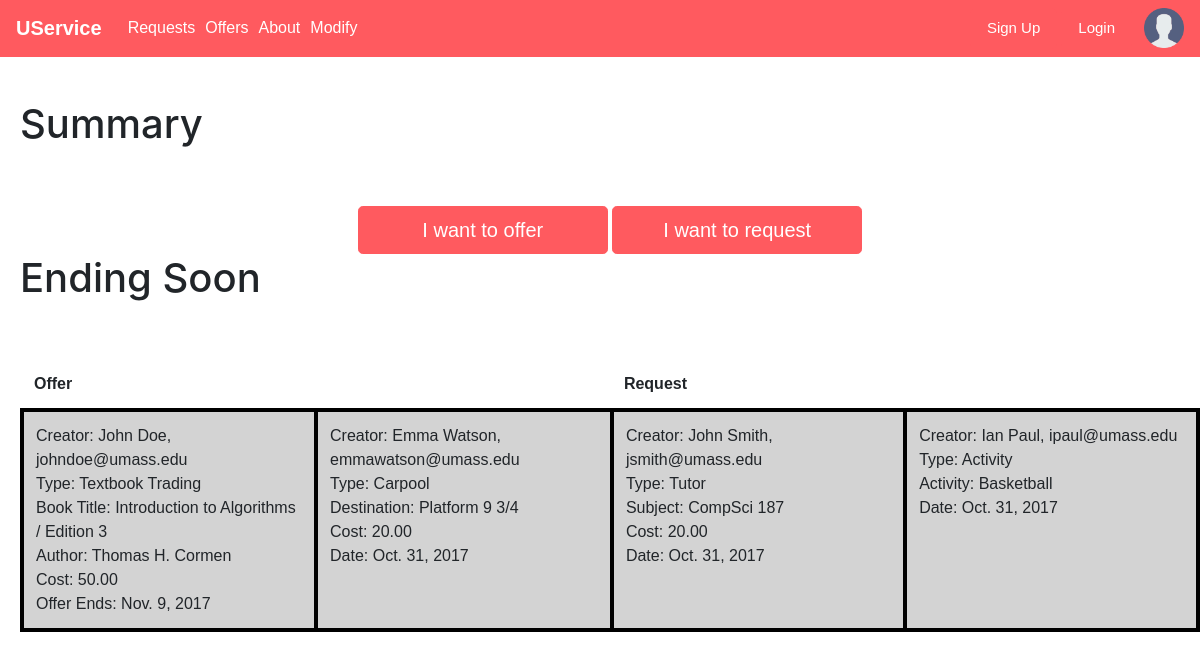
Page /USERVICE/ on the committed database.
### USERVICE/models.py (models this page shows, shortened)
class Profile(models.Model):
    user = models.ForeignKey(User, on_delete=models.SET_NULL, null=True)
    review = models.CharField(max_length=500, help_text="Review")
    RATING = (
        ('vb', 'Very Bad'),
        ('b', 'Bad'),
        ('g', 'Good'),
        ('vg', 'Very Good'),
    )
    rating = models.CharField(max_length=1, choices=RATING, blank=True, default='vb', help_text='Rate Me')
    def __str__(self):
        return '%s' % (self.user)

class User(models.Model):
    name = models.CharField(max_length=100, help_text="Name")
    email = models.CharField(max_length=100, help_text="Email")
    password = models.CharField(max_length=10, help_text="Password")
    def __str__(self):
        return '%s, %s' % (self.name, self.email)

class Textbook_Trading(models.Model):
    title = models.CharField(max_length=200)
    author = models.CharField(max_length=200)
    description = models.TextField(max_length=1000, help_text="Enter a brief description of the book")
    creator=models.ForeignKey(Profile,on_delete=models.SET_NULL,null=True)
    date=models.DateField(null=True,blank=True)
    cost=models.DecimalField(max_digits=4,decimal_places=2,default=Decimal('0.00'))
    request=models.BooleanField(default=False)
    offer=models.BooleanField(default=False)

class Carpool(models.Model):
    title = models.CharField(max_length=200)
    creator = models.ForeignKey(Profile, on_delete=models.SET_NULL, null=True)
    description = models.TextField(max_length=1000, help_text="Enter a brief desciption of the service")
    destination = models.CharField(max_length=200)
    date = models.DateField(null=True, blank=True)
    cost = models.DecimalField(max_digits=4, decimal_places=2, default=Decimal('0.00'))
    request = models.BooleanField(default=False)
    offer = models.BooleanField(default=False)

class Tutor(models.Model):
    title = models.CharField(max_length=200, help_text="Enter a tutor service title" )
    creator = models.ForeignKey(Profile, on_delete=models.SET_NULL, null=True)
    description = models.TextField(max_length=1000, help_text = "Enter a brief description of the tutor")
    date = models.DateField(null=True, blank=True)
    cost = models.DecimalField(max_digits=6, decimal_places=2, help_text="Enter the of each tutor session")
    subject = models.TextField(max_length=100, help_text="Enter the subject")
    request = models.BooleanField(default=False)
    offer = models.BooleanField(default=False)

class Activity(models.Model):
    title = models.CharField(max_length=200, help_text="Enter a Title")
    creator = models.ForeignKey(Profile, on_delete=models.SET_NULL, null=True)
    description = models.TextField(max_length=1000, help_text="Enter a brief description of the book")
    date = models.DateField(null=True, blank=True)
    activity = models.CharField(max_length=200, help_text="Enter an activity")
    request = models.BooleanField(default=False)
    offer = models.BooleanField(default=False)

### USERVICE/views.py (the view)
def home(request):
    cName = Carpool.objects.all()[:1].get().creator
    cType = "Carpool"
    cDestin = Carpool.objects.all()[:1].get().destination
    cCost = Carpool.objects.all()[:1].get().cost
    cDate = Carpool.objects.all()[:1].get().date
    tName = Textbook_Trading.objects.all()[:1].get().creator
    tType = "Textbook Trading"
    tTitle = Textbook_Trading.objects.all()[:1].get().title
    tAuthor = Textbook_Trading.objects.all()[:1].get().author
    tCost = Textbook_Trading.objects.all()[:1].get().cost
    tDate = Textbook_Trading.objects.all()[:1].get().date
    tuName = Tutor.objects.all()[:1].get().creator
    tuType = "Tutor"
    tuSubject = Tutor.objects.all()[:1].get().subject
    tuCost = Tutor.objects.all()[:1].get().cost
    tuDate = Tutor.objects.all()[:1].get().date
    aName = Activity.objects.all()[:1].get().creator
    aType = "Activity"
    aAct = Activity.objects.all()[:1].get().activity
    aDate = Activity.objects.all()[:1].get().date
    return render(
        request,
        'home.html',
        context={'cName': cName, 'cType': cType, "cDestin": cDestin, "cCost": cCost, "cDate": cDate,
        'tName': tName, 'tType':tType, 'tTitle':tTitle, 'tAuthor':tAuthor, 'tCost':tCost, 'tDate':tDate,
        'tuName': tuName, 'tuType': tuType, 'tuSubject': tuSubject, 'tuCost':tuCost,'tuDate':tuDate,
        'aName': aName, 'aType': aType, 'aAct': aAct, 'aDate': aDate},
    )

### USERVICE/templates/home.html (shortened to what this page needs)
{% extends "base_generic.html" %}
{% block extra_head %}
{% load static %}
<link rel="stylesheet" href="{% static 'css/home.css' %}">
{% endblock %}
{% block content %}
  	<h1>Summary</h1>
  	<div class="wrapper">
  		<button type="button" class="btn btn-info btn-lg" id="myBtn"><a id="offerBtn" href="{% url 'searchrequest' %}">I want to offer</a></button>
  		<button type="button" class="btn btn-info btn-lg" id="myBtn"><a id="requestBtn" href="{% url 'searchoffer' %}">I want to request</a></button>
  	</div>
  	<h1 class="table-heading">Ending Soon</h1>
    <table class='table table-borderless'>
      <thead>
        <tr>
          <th colspan="2" scope="col">Offer</th>
          <th colspan="2" scope="col">Request</th>
        </tr>
      </thead>
      <tbody>
        <tr>
          <td>
          Creator: {{tName}}<br />
          Type: {{tType}}<br />
          Book Title: {{tTitle}}<br />
          Author: {{tAuthor}}<br/>
          Cost: {{tCost}}<br />
          Offer Ends: {{tDate}}<br />
          </td></a>
          <td>
          Creator: {{cName}}<br />
          Type: {{cType}}<br />
          Destination: {{cDestin}}<br />
          Cost: {{cCost}}<br />
          Date: {{cDate}}<br />
          </td>
          <td>
          Creator: {{tuName}}<br />
          Type: {{tuType}}<br />
          Subject: {{tuSubject}}<br />
          Cost: {{tuCost}}<br />
          Date: {{tuDate}}<br />
          </td>
          <td>
          Creator: {{aName}}<br />
          Type: {{aType}}<br />
          Activity: {{aAct}}<br />
          Date: {{aDate}}<br />
          </td>
        </tr>
      </tbody>
    </table>
{% endblock %}

### USERVICE/templates/base_generic.html (shortened to what this page needs)
<!DOCTYPE html>
<html lang="en">
<head>
    <link rel="stylesheet" href="https://maxcdn.bootstrapcdn.com/bootstrap/4.0.0-beta/css/bootstrap.min.css">
    {% load static %}
    <link rel="stylesheet" href="{% static 'css/navbar.css' %}">
    {% block extra_head %}{% endblock %}
  </head>
  <div id='navbar' class='navbar nav-bar-expand-md navbar-dark fixed-top bg-dark'>
      <a href="{% url 'home' %}" class='navbar-brand'>UService</a>
      <ul class="navbar-nav mr-auto">
          <li class="nav-item active">
    <a href="{% url 'searchrequest' %}" class="nav-link">
                  Requests
    </a>
          </li>
  <li class="nav-item active">
    <a href="{% url 'searchoffer' %}" class="nav-link">
                  Offers
    </a>
  </li>
          <li class="nav-item active">
              <a href="{% url 'about' %}" class="nav-link">
                  About
    </a>
          </li>
  <li class="nav-item active">
    <a href="{% url 'edit' %}" class="nav-link">
                  Modify
    </a>
  </li>
      </ul>
      <ul class="nav navbar-nav navbar-right">
          <button type="button" class="btn btn-info btn-lg" id="myBtn">Sign Up</button>
      </ul>
      <ul class="nav navbar-nav navbar-right">
          <button type="button" class="btn btn-info btn-lg" id="myBtn2">
          {% if user.is_authenticated %}
            <a href="{% url 'logout'%}?next={{request.path}}">Logout</a>
          {% else %}
            <a href="{% url 'login'%}?next={{request.path}}">Login</a>
          {% endif %}
          </button>
      </ul>
      <ul class="nav navbar-nav navbar-right">
          <li class="nav-item active">
              <a href="{% url 'profile' %}" class="navbar-right"><img src="{% static 'image/blankprofile.png' %}" style="width:40px;height:40px;"></a>
          </li>
      </ul>
  </div>
  {% block js %}
      {% load static %}
  {% endblock %}
  <body>
    {% block content %}{% endblock %}
  </body>
</html>

### USERVICE/static/css/navbar.css (style rules this page uses)
* { font-family: Arial, Helvetica, sans-serif; }
.navbar-brand { font-weight: bold; }
.table-heading { padding-top: 100fpx; }
.navbar-nav>li { padding-left: 10px; }
.navbar-nav>button { font-size: 15px; margin-right: 2px; margin-left: 2px; background-color: #FF5A5F!important; border-color: #FF5A5F!important; }
.bg-dark { background-color: #FF5A5F!important; }
.navbar-nav { flex-direction: row; }
.wrapper { text-align: center; }
.wrapper>button { width: 250px; background-color: #FF5A5F!important; border-color: #FF5A5F!important; }
table { border-spacing: 100px; }
.table-borderless>tbody>tr>td, .table-borderless>tbody>tr>th, .table-borderless>tfoot>tr>td, .table-borderless>tfoot>tr>th, .table-borderless>thead>tr>td, .table-borderless>thead>tr>th { border: none; }
.table-borderless>tbody>tr>td { background-color: lightgray; border: 4px solid black; height: 100px; width: 300px; }
a, a:active, a:hover { color: white; text-decoration: none; }

### USERVICE/static/css/home.css (style rules this page uses)
body { padding-left: 20px; padding-top: 100px; }
h1 { padding-bottom: 50px; }
.table-heading { padding-top: 100fpx; }
.navbar-nav>li { padding-left: 10px; }
.navbar-nav>button { font-size: 15px; margin-right: 2px; margin-left: 2px; background-color: #FF5A5F!important; border-color: #FF5A5F!important; }
.bg-dark { background-color: #FF5A5F!important; }
.navbar-nav { flex-direction: row; }
.wrapper { text-align: center; }
.wrapper>button { width: 250px; background-color: #FF5A5F!important; border-color: #FF5A5F!important; }
table { border-spacing: 100px; }
.table-borderless>tbody>tr>td, .table-borderless>tbody>tr>th, .table-borderless>tfoot>tr>td, .table-borderless>tfoot>tr>th, .table-borderless>thead>tr>td, .table-borderless>thead>tr>th { border: none; }
.table-borderless>tbody>tr>td { background-color: lightgray; border: 4px solid black; height: 100px; width: 300px; }

### rows in the picture
Profile: user.email "John Doe, johndoe@umass.edu"
Textbook_Trading: title "Introduction to Algorithms / Edition 3", author "Thomas H. Cormen", cost "50.00", date "Nov. 9, 2017"
Profile: user.email "Emma Watson, emmawatson@umass.edu"
Carpool: destination "Platform 9 3/4", cost "20.00", date "Oct. 31, 2017"
Profile: user.email "John Smith, jsmith@umass.edu"
Tutor: subject "CompSci 187", cost "20.00", date "Oct. 31, 2017"
Profile: user.email "Ian Paul, ipaul@umass.edu"
Activity: activity "Basketball", date "Oct. 31, 2017"

### other values in the picture
{{ tType }} "Textbook Trading"
{{ cType }} "Carpool"
{{ tuType }} "Tutor"
{{ aType }} "Activity"
